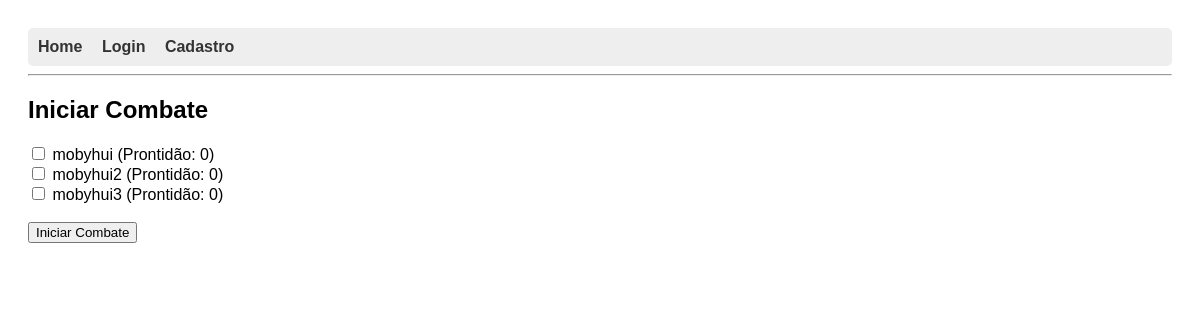
Before: /combate/novo/ with the older database file.
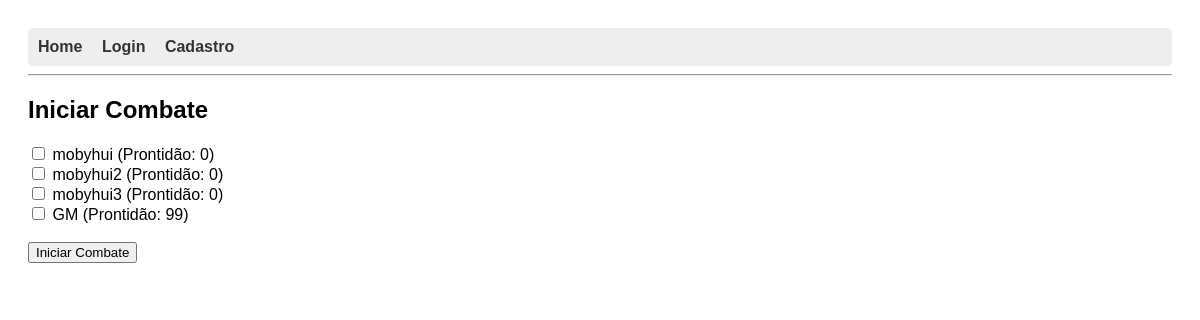
After: the same page with the newer database file.
### personagens/models.py (models this page shows, shortened)
class Personagem(models.Model):
    nome = models.CharField(max_length=100)
    usuario = models.ForeignKey(User, on_delete=models.CASCADE)
    nivel_poder = models.IntegerField(default=10)
    forca = models.IntegerField(default=0)
    vigor = models.IntegerField(default=0)
    destreza = models.IntegerField(default=0)
    agilidade = models.IntegerField(default=0)
    luta = models.IntegerField(default=0)
    inteligencia = models.IntegerField(default=0)
    prontidao = models.IntegerField(default=0)
    presenca = models.IntegerField(default=0)
    aparar = models.IntegerField(default=0)
    esquivar = models.IntegerField(default=0)
    fortitude = models.IntegerField(default=0)
    vontade = models.IntegerField(default=0)
    resistencia = models.IntegerField(default=0)
    penalidade_resistencia = models.IntegerField(default=0, blank=True)
    condicao = models.CharField(max_length=30, blank=True, default="")
    acrobacias = models.IntegerField(default=0)
    atletismo = models.IntegerField(default=0)
    combate_distancia = models.IntegerField(default=0)
    combate_corpo = models.IntegerField(default=0)
    enganacao = models.IntegerField(default=0)
    especialidade = models.IntegerField(default=0)
    furtividade = models.IntegerField(default=0)
    intimidacao = models.IntegerField(default=0)
    intuicao = models.IntegerField(default=0)
    investigacao = models.IntegerField(default=0)
    percepcao = models.IntegerField(default=0)
    persuasao = models.IntegerField(default=0)
    prestidigitacao = models.IntegerField(default=0)
    tecnologia = models.IntegerField(default=0)
    tratamento = models.IntegerField(default=0)
    veiculos = models.IntegerField(default=0)
    historia = models.IntegerField(default=0)
    sobrevivencia = models.IntegerField(default=0)

### combate/views.py (the view, shortened to what this page needs)
# urls.py: path('novo/', criar_combate, name='criar_combate'),
def criar_combate(request):
    personagens = Personagem.objects.all()
    return render(request, 'combate/criar_combate.html', {'personagens': personagens})

### combate/templates/combate/criar_combate.html (shortened to what this page needs)
{% extends 'base.html' %}
{% block content %}
  <h2>Iniciar Combate</h2>
  <form method="post">
    {% for personagem in personagens %}
      <div>
        <label>
          <input type="checkbox" name="personagens" value="{{ personagem.id }}">
          {{ personagem.nome }} (Prontidão: {{ personagem.prontidao }})
        </label>
      </div>
    {% endfor %}
    <br>
    <input type="submit" value="Iniciar Combate">
  </form>
{% endblock %}

Changed rows visible on the page:
added Personagem: nome "GM", prontidao "99"
